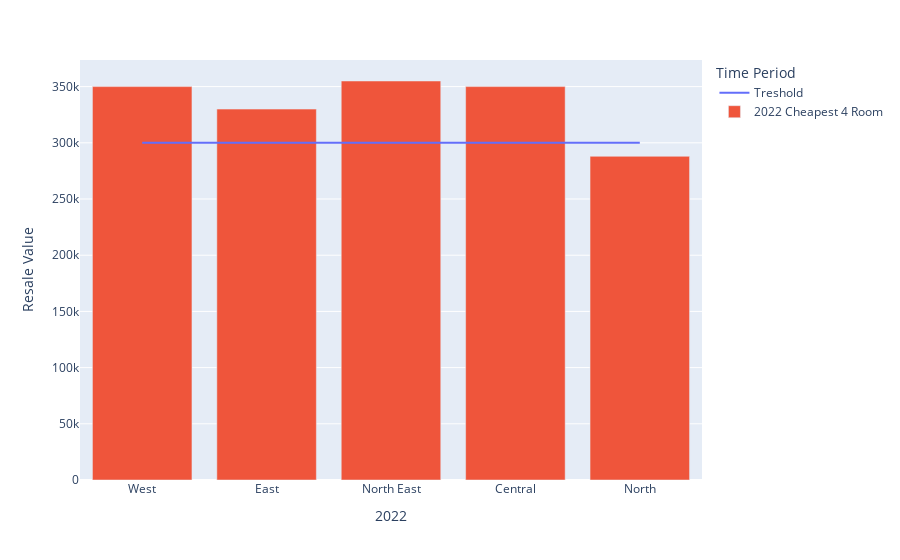

Here is the notebook cell this chart was saved with:
### Code cell
region_list = ['West','East','North East', 'Central', 'North']

fig = px.line(x=region_list, y=[300000,300000,300000,300000,300000], color=px.Constant("Treshold"),
             labels=dict(x="2022", y='Resale Value', color="Time Period"))
fig.add_bar(x=region_list, y=[350000,330000,355000,350000,288000], name="2022 Cheapest 4 Room")
fig.show()

### Figure 1 — Plotly figure (JSON) as saved in the notebook; plotly's stock layout.template omitted (floating-point values rounded to 4 significant figures)
{"data": [{"hovertemplate": "Time Period=Treshold<br>2022=%{x}<br>Resale Value=%{y}<extra></extra>", "legendgroup": "Treshold", "line": {"color": "#636efa", "dash": "solid"}, "marker": {"symbol": "circle"}, "mode": "lines", "name": "Treshold", "orientation": "v", "showlegend": true, "type": "scatter", "x": ["West", "East", "North East", "Central", "North"], "xaxis": "x", "y": [300000, 300000, 300000, 300000, 300000], "yaxis": "y"}, {"name": "2022 Cheapest 4 Room", "type": "bar", "x": ["West", "East", "North East", "Central", "North"], "y": [350000, 330000, 355000, 350000, 288000]}], "layout": {"legend": {"title": {"text": "Time Period"}, "tracegroupgap": 0}, "margin": {"t": 60}, "xaxis": {"anchor": "y", "domain": [0, 1], "title": {"text": "2022"}}, "yaxis": {"anchor": "x", "domain": [0, 1], "title": {"text": "Resale Value"}}}}
